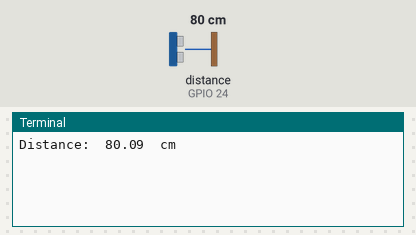
This program was run on a simulated Raspberry Pi (BCM pin numbers). On the bench: the last lines printed to the terminal. The test bench sets the inputs (shaded band); at power-on: distance to the obstacle (sensor on GPIO 24) 80 cm. The echo pulse lasts 58.3 µs per cm; the clock reads 2024-03-15 10:24:30 at power-on unless the program sets it.

Above: at 1.2 s.
1.3 s: distance to the obstacle (sensor on GPIO 24) set to 2 cm
At 2.7 s:
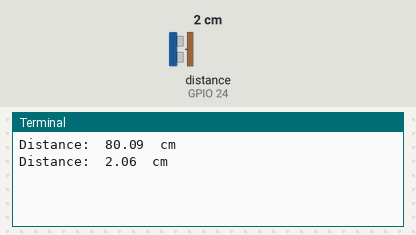
2.9 s: distance to the obstacle (sensor on GPIO 24) set to 4 cm
At 4.2 s:
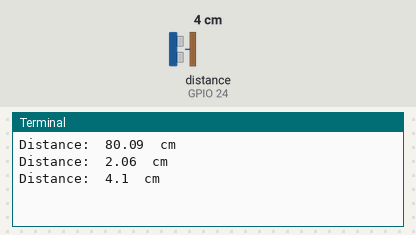
Timing chart, 0 to 5.9 s (numbered marks = the images above; inputs shaded):
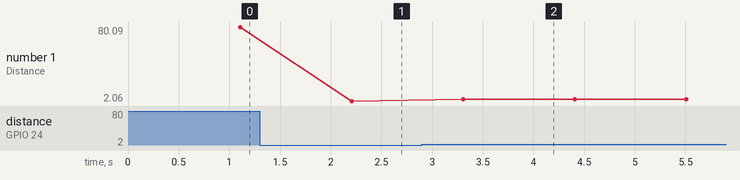

Measured:
- after the input at 1.3 s, the terminal: prints a new line after 0.91 s (image 1)
- after the input at 2.9 s, the terminal: prints a new line after 0.41 s (image 2)
- plotted number 1: 80.09 → 2.06 after the input at 1.3 s, 2.06 → 4.1 after the input at 2.9 s

The program:

distance.py
```python
"""
Continously prints the distance detected by the HC-SR04 Ultrasonic Range Sensor
Usage: python distance.py
To Stop: CTRL+C

Connecting the Sensor
Connect sensor GND to Raspberry Pi GND
Connect Pin 1 of 2K resistor to GND
Connect Pin 2 of 2K resistor to GPIO 24
Connect Pin 1 of 1K resistor to GPIO 24
Connect Pin 2 of 1K resistor to ECHO pin of sensor
Connect TRIG pin of sensor to GPIO 23
Connect VCC pin of sensor to Raspberry Pi 5V

Note: Resistors are used to create a voltage divider circuit.
The output of the ECHO pin is 5V, but the Raspberry Pi can only handle 3.3V inputs
"""

import RPi.GPIO as GPIO
import time

# Use Broadcom Pin Mappings
GPIO.setmode(GPIO.BCM)

# Output pin that triggers the sensor (Pin 16)
triggerPin = 23

# Input pin that reads return signal from the sensor (Pin 18)
echoPin = 24

GPIO.setup(triggerPin, GPIO.OUT)
GPIO.setup(echoPin, GPIO.IN)

try:
	while (True):
		# Initially turn the trigger off, wait a bit for it to settle
		GPIO.output(triggerPin, False)
		time.sleep(1.1)

		# Triggering the module requires a 10 microseccond pulse
		GPIO.output(triggerPin, True)
		time.sleep(0.00001)
		GPIO.output(triggerPin, False)

		# Get the time just before the Echo pin goes HIGH
		while GPIO.input(echoPin) == 0:
			pulseStart = time.time()

		# Get the time just before the signal goes from HIGH back to LOW
		# The echo pin is HIGH for the amount of time it takes for the pulse
		# to go out and come back
		# Think of it as the round trip time for an acknowlegement
		while GPIO.input(echoPin) == 1:
			pulseEnd = time.time()

		pulseDuration = pulseEnd - pulseStart

		# Speed of Sound in cm/sec
		soundSpeed = 34300

		# The distance is actually the round trip, so we only need half of it
		distance = pulseDuration * soundSpeed/2
		distance = round(distance, 2)

		print "Distance: ", distance, " cm"
except KeyboardInterrupt:
	print "Exiting . . ."

# Release the GPIO pins
GPIO.cleanup()
```
